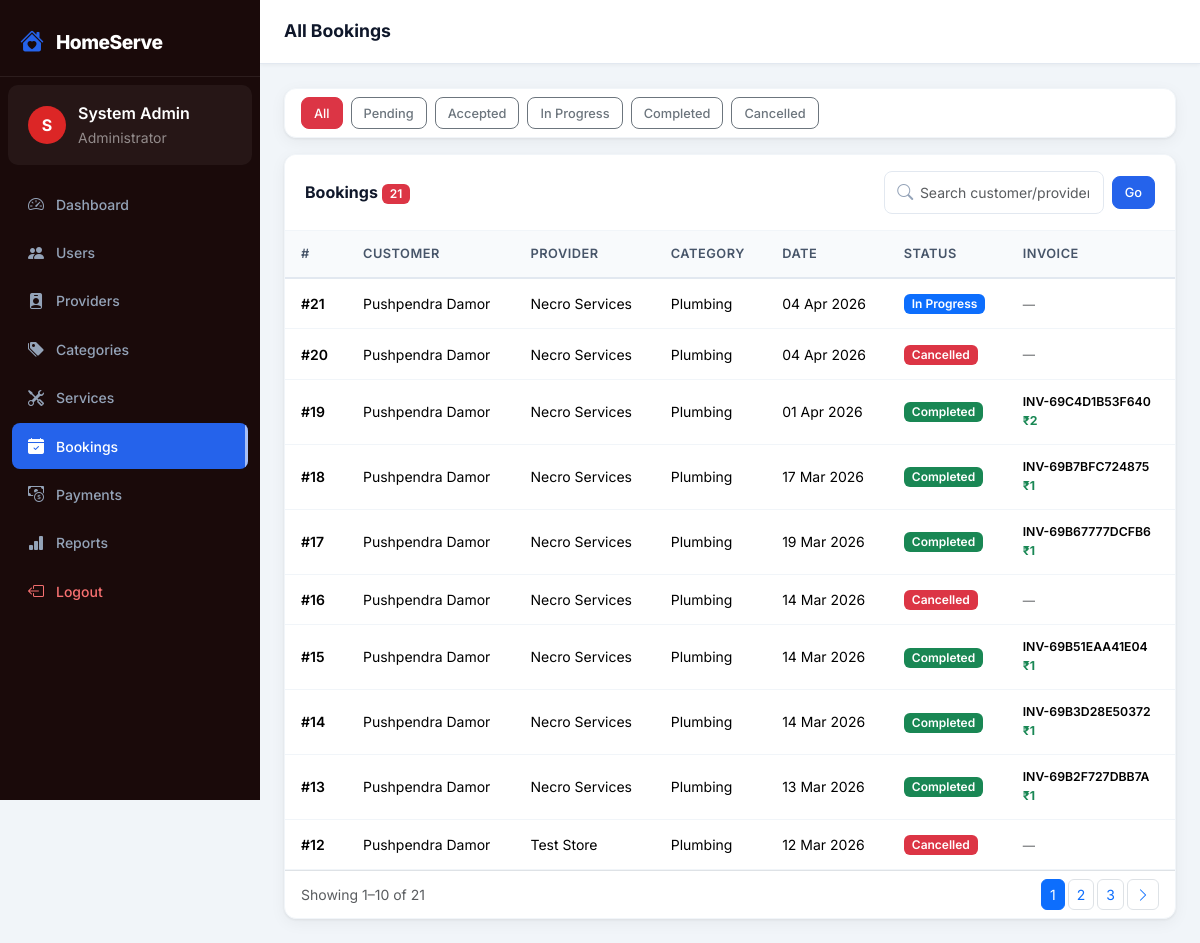
/modules/admin/bookings.php (signed in), run on the app's committed database.
### tables this page shows
CREATE TABLE `bookings` (
  `id` int(11) NOT NULL,
  `customer_id` int(11) NOT NULL,
  `provider_id` int(11) NOT NULL,
  `scheduled_date` date NOT NULL,
  `scheduled_time` time NOT NULL,
  `address` text NOT NULL,
  `notes` text DEFAULT NULL,
  `verified_phone` varchar(20) DEFAULT NULL,
  `status` enum('pending','accepted','in_progress','completed','cancelled') DEFAULT 'pending',
  `cancellation_reason` text DEFAULT NULL,
  `created_at` timestamp NOT NULL DEFAULT current_timestamp(),
  `updated_at` timestamp NOT NULL DEFAULT current_timestamp() ON UPDATE current_timestamp()
);

CREATE TABLE `users` (
  `id` int(11) NOT NULL,
  `name` varchar(100) NOT NULL,
  `email` varchar(150) NOT NULL,
  `phone` varchar(20) DEFAULT NULL,
  `password` varchar(255) NOT NULL,
  `role` enum('customer','admin') DEFAULT 'customer',
  `status` enum('active','suspended') DEFAULT 'active',
  `avatar` varchar(255) DEFAULT NULL,
  `created_at` timestamp NOT NULL DEFAULT current_timestamp(),
  `updated_at` timestamp NOT NULL DEFAULT current_timestamp() ON UPDATE current_timestamp()
);

CREATE TABLE `providers` (
  `id` int(11) NOT NULL,
  `user_id` int(11) NOT NULL,
  `category_id` int(11) NOT NULL,
  `business_name` varchar(150) NOT NULL,
  `bio` text DEFAULT NULL,
  `experience_years` int(11) DEFAULT 0,
  `base_price` decimal(10,2) DEFAULT 0.00,
  `availability_status` enum('available','busy','offline') DEFAULT 'available',
  `approval_status` enum('pending','approved','suspended') DEFAULT 'pending',
  `profile_photo` varchar(255) DEFAULT NULL,
  `address` text DEFAULT NULL,
  `created_at` timestamp NOT NULL DEFAULT current_timestamp(),
  `updated_at` timestamp NOT NULL DEFAULT current_timestamp() ON UPDATE current_timestamp()
);

CREATE TABLE `categories` (
  `id` int(11) NOT NULL,
  `name` varchar(100) NOT NULL,
  `description` text DEFAULT NULL,
  `icon` varchar(50) DEFAULT 'bi-tools',
  `color` varchar(20) DEFAULT '#0d6efd',
  `status` enum('active','inactive') DEFAULT 'active',
  `created_at` timestamp NOT NULL DEFAULT current_timestamp()
);

CREATE TABLE `invoices` (
  `id` int(11) NOT NULL,
  `booking_id` int(11) NOT NULL,
  `invoice_number` varchar(30) NOT NULL,
  `subtotal` decimal(10,2) NOT NULL,
  `tax_rate` decimal(5,2) DEFAULT 0.00,
  `tax_amount` decimal(10,2) DEFAULT 0.00,
  `grand_total` decimal(10,2) NOT NULL,
  `payment_status` enum('unpaid','paid') DEFAULT 'unpaid',
  `generated_at` timestamp NOT NULL DEFAULT current_timestamp()
);

### modules/admin/bookings.php (the view, shortened to what this page needs)
<?php
require_once __DIR__ . '/../../includes/auth.php';
$db = getDB();
$filter  = $_GET['status'] ?? 'all';
$search  = sanitize($_GET['q'] ?? '');
$perPage = 10;
$page    = max(1, (int)($_GET['page'] ?? 1));
$offset  = ($page - 1) * $perPage;
$where = "WHERE 1=1";
$total = $db->query("SELECT COUNT(*) FROM bookings b
    JOIN users uc ON b.customer_id=uc.id
    JOIN providers p ON b.provider_id=p.id
    $where")->fetchColumn();
$totalPages = ceil($total / $perPage);
$bookings = $db->query("SELECT b.*, uc.name as cust_name, p.business_name, c.name as category,
    inv.grand_total, inv.invoice_number
    FROM bookings b JOIN users uc ON b.customer_id=uc.id
    JOIN providers p ON b.provider_id=p.id JOIN categories c ON p.category_id=c.id
    LEFT JOIN invoices inv ON inv.booking_id=b.id
    $where ORDER BY b.created_at DESC
    LIMIT $perPage OFFSET $offset")->fetchAll();
?>
<?php require_once __DIR__ . '/../../includes/header.php'; ?>
<div class="dashboard-wrapper">
<?php require_once __DIR__ . '/../../includes/sidebar_admin.php'; ?>
<div class="main-content">
  <div class="topbar">
    <div class="d-flex align-items-center gap-3">
      <div class="topbar-title">All Bookings</div>
    </div>
  </div>
  <div class="page-content">
    <div class="card mb-3"><div class="card-body py-2">
      <div class="d-flex gap-2 flex-wrap">
        <?php foreach (['all','pending','accepted','in_progress','completed','cancelled'] as $s): ?>
        <a href="?status=<?= $s ?>" class="btn btn-sm <?= $filter===$s ? 'btn-danger' : 'btn-outline-secondary' ?>"><?= ucwords(str_replace('_',' ',$s)) ?></a>
        <?php endforeach; ?>
      </div>
    </div></div>
    <div class="card table-card">
      <div class="card-header d-flex justify-content-between align-items-center">
        <span class="card-title">Bookings <span class="badge bg-danger"><?= $total ?></span></span>
        <form method="GET" class="d-flex gap-2 align-items-center">
          <div class="search-bar"><i class="bi bi-search"></i>
            <input type="text" name="q" class="form-control form-control-sm" placeholder="Search customer/provider..." style="width:220px;padding-left:2.2rem" value="<?= $search ?>">
          </div>
          <button class="btn btn-sm btn-primary">Go</button>
        </form>
      </div>
      <div class="table-responsive">
        <table class="table">
          <thead><tr><th>#</th><th>Customer</th><th>Provider</th><th>Category</th><th>Date</th><th>Status</th><th>Invoice</th></tr></thead>
          <tbody>
          <?php if (empty($bookings)): ?>
          <tr><td colspan="7" class="text-center py-4 text-muted">No bookings.</td></tr>
          <?php else: foreach ($bookings as $b): ?>
          <tr>
            <td class="fw-600">#<?= $b['id'] ?></td>
            <td><?= sanitize($b['cust_name']) ?></td>
            <td><?= sanitize($b['business_name']) ?></td>
            <td><?= sanitize($b['category']) ?></td>
            <td><?= formatDate($b['scheduled_date']) ?></td>
            <td><?= statusBadge($b['status']) ?></td>
            <td>
              <?php if ($b['invoice_number']): ?>
              <div class="small fw-600"><?= $b['invoice_number'] ?></div>
              <div class="text-success fw-700 small"><?= formatCurrency($b['grand_total']) ?></div>
              <?php else: ?><span class="text-muted small">—</span><?php endif; ?>
            </td>
          </tr>
          <?php endforeach; endif; ?>
          </tbody>
        </table>
      </div>
      <?php if ($totalPages > 1): ?>
      <div class="card-body py-2 border-top d-flex justify-content-between align-items-center">
        <span class="text-muted small">Showing <?= $offset+1 ?>–<?= min($offset+$perPage, $total) ?> of <?= $total ?></span>
        <nav><ul class="pagination pagination-sm mb-0 gap-1">
          <?php for ($i=1;$i<=$totalPages;$i++): ?>
          <li class="page-item <?= $i===$page?'active':'' ?>"><a class="page-link rounded" href="?status=<?= $filter ?>&q=<?= urlencode($search) ?>&page=<?= $i ?>"><?= $i ?></a></li>
          <?php endfor; ?>
          <?php if ($page < $totalPages): ?><li class="page-item"><a class="page-link rounded" href="?status=<?= $filter ?>&q=<?= urlencode($search) ?>&page=<?= $page+1 ?>"><i class="bi bi-chevron-right"></i></a></li><?php endif; ?>
        </ul></nav>
      </div>
      <?php endif; ?>
    </div>
  </div>
</div>
</div>
<?php require_once __DIR__ . '/../../includes/footer.php'; ?>

### includes/auth.php (shortened to what this page needs)
<?php
function sanitize($input) {
    return htmlspecialchars(strip_tags(trim($input)), ENT_QUOTES, 'UTF-8');
}
function formatCurrency($amount) {
    return '₹' . number_format($amount, 0);
}
function formatDate($date) {
    return date('d M Y', strtotime($date));
}
function statusBadge($status) {
    $map = [
        'pending'     => 'warning',
        'accepted'    => 'info',
        'in_progress' => 'primary',
        'completed'   => 'success',
        'cancelled'   => 'danger',
        'approved'    => 'success',
        'suspended'   => 'danger',
        'unpaid'      => 'warning',
        'paid'        => 'success',
    ];
    $color = $map[$status] ?? 'secondary';
    $label = ucwords(str_replace('_', ' ', $status));
    return "<span class=\"badge bg-{$color}\">{$label}</span>";
}

### assets/css/main.css (style rules this page uses)
:root { --primary: #2563eb; --primary-dark: #1d4ed8; --primary-light: #eff6ff; --secondary: #7c3aed; --success: #059669; --warning: #d97706; --danger: #dc2626; --sidebar-width: 260px; --sidebar-bg: #0f172a; --sidebar-hover: rgba(255,255,255,0.08); --topbar-height: 64px; --card-shadow: 0 1px 3px rgba(0,0,0,.07), 0 4px 16px rgba(0,0,0,.05); --card-radius: 12px; --transition: all .2s ease; }
* { box-sizing: border-box; }
body { font-family: 'Inter', sans-serif; background: #f1f5f9; color: #1e293b; margin: 0; }
.dashboard-wrapper { display: flex; min-height: 100vh; }
.main-content { flex: 1; margin-left: var(--sidebar-width); min-height: 100vh; display: flex; flex-direction: column; }
.topbar { height: var(--topbar-height); background: #fff; border-bottom: 1px solid #e2e8f0; display: flex; align-items: center; justify-content: space-between; padding: 0 1.5rem; position: sticky; top: 0; z-index: 100; box-shadow: 0 1px 4px rgba(0,0,0,.05); }
.topbar-title { font-size: 1.1rem; font-weight: 700; color: #0f172a; }
.page-content { padding: 1.5rem; flex: 1; }
.card { border: 1px solid #f1f5f9; border-radius: var(--card-radius); box-shadow: var(--card-shadow); background: #fff; }
.card-header { background: #fff; border-bottom: 1px solid #f1f5f9; padding: 1rem 1.25rem; border-radius: var(--card-radius) var(--card-radius) 0 0 !important; }
.card-header .card-title { font-weight: 700; color: #0f172a; margin: 0; font-size: 1rem; }
.table-card .table { margin: 0; }
.table thead th { background: #f8fafc; border-bottom: 2px solid #e2e8f0; font-size: .8rem; font-weight: 600; color: #475569; text-transform: uppercase; letter-spacing: .5px; padding: .85rem 1rem; }
.table tbody td { padding: .85rem 1rem; font-size: .875rem; vertical-align: middle; border-color: #f1f5f9; }
.form-control, .form-select { border-radius: 8px; border: 1.5px solid #e2e8f0; font-size: .875rem; padding: .6rem .875rem; transition: var(--transition); }
.btn { border-radius: 8px; font-weight: 500; font-size: .875rem; transition: var(--transition); }
.btn-primary { background: var(--primary); border-color: var(--primary); }
.btn-sm { padding: .35rem .75rem; font-size: .8rem; }
.badge { font-size: .75rem; font-weight: 600; padding: .35em .65em; border-radius: 6px; }
.search-bar { position: relative; }
.search-bar i { position: absolute; left: .85rem; top: 50%; transform: translateY(-50%); color: #94a3b8; }
.search-bar input { padding-left: 2.5rem; }
.gap-2 { gap: .5rem; }
.page-content { animation: fadeIn .4s ease both; }
.card { animation: fadeInUp .4s ease both; }
tbody tr { animation: fadeIn .3s ease both; }
tbody tr:nth-child(1) { animation-delay: .04s; }
tbody tr:nth-child(2) { animation-delay: .07s; }
tbody tr:nth-child(3) { animation-delay: .10s; }
tbody tr:nth-child(4) { animation-delay: .13s; }
tbody tr:nth-child(5) { animation-delay: .16s; }
tbody tr:nth-child(6) { animation-delay: .19s; }
tbody tr:nth-child(7) { animation-delay: .22s; }
tbody tr:nth-child(8) { animation-delay: .25s; }
tbody tr:nth-child(9) { animation-delay: .28s; }
tbody tr:nth-child(10) { animation-delay: .31s; }
.table tbody tr { transition: background .15s ease, transform .15s ease; }
.btn { position: relative; overflow: hidden; transition: all .2s ease; }
.form-control, .form-select { transition: border-color .2s ease, box-shadow .2s ease, transform .2s ease; }
.badge { animation: scaleIn .3s cubic-bezier(.34,1.56,.64,1) both; }
.topbar { animation: fadeIn .3s ease both; }
.fw-600 { font-weight: 600 !important; }
.fw-700 { font-weight: 700 !important; }

### data on the page
bookings: id "21", customer.name "Pushpendra Damor", provider.business_name "Necro Services", categories.name "Plumbing", scheduled_date "04 Apr 2026", status "In Progress"
bookings: id "20", customer.name "Pushpendra Damor", provider.business_name "Necro Services", categories.name "Plumbing", scheduled_date "04 Apr 2026", status "Cancelled"
bookings: id "19", customer.name "Pushpendra Damor", provider.business_name "Necro Services", categories.name "Plumbing", scheduled_date "01 Apr 2026", status "Completed", invoices.invoice_number "INV-69C4D1B53F640", invoices.grand_total "₹2"
bookings: id "18", customer.name "Pushpendra Damor", provider.business_name "Necro Services", categories.name "Plumbing", scheduled_date "17 Mar 2026", status "Completed", invoices.invoice_number "INV-69B7BFC724875", invoices.grand_total "₹1"
bookings: id "17", customer.name "Pushpendra Damor", provider.business_name "Necro Services", categories.name "Plumbing", scheduled_date "19 Mar 2026", status "Completed", invoices.invoice_number "INV-69B67777DCFB6", invoices.grand_total "₹1"
bookings: id "16", customer.name "Pushpendra Damor", provider.business_name "Necro Services", categories.name "Plumbing", scheduled_date "14 Mar 2026", status "Cancelled"
bookings: id "15", customer.name "Pushpendra Damor", provider.business_name "Necro Services", categories.name "Plumbing", scheduled_date "14 Mar 2026", status "Completed", invoices.invoice_number "INV-69B51EAA41E04", invoices.grand_total "₹1"
bookings: id "14", customer.name "Pushpendra Damor", provider.business_name "Necro Services", categories.name "Plumbing", scheduled_date "14 Mar 2026", status "Completed", invoices.invoice_number "INV-69B3D28E50372", invoices.grand_total "₹1"
bookings: id "13", customer.name "Pushpendra Damor", provider.business_name "Necro Services", categories.name "Plumbing", scheduled_date "13 Mar 2026", status "Completed", invoices.invoice_number "INV-69B2F727DBB7A", invoices.grand_total "₹1"
bookings: id "12", customer.name "Pushpendra Damor", provider.business_name "Test Store", categories.name "Plumbing", scheduled_date "12 Mar 2026", status "Cancelled"

### other printed values
APP_NAME "HomeServe"
substr($_SESSION['name'], 0, 1) "S"
$_SESSION['name'] "System Admin"
str_replace('_',' ',$s) "All"
str_replace('_',' ',$s) "Pending"
str_replace('_',' ',$s) "Accepted"
str_replace('_',' ',$s) "In Progress"
str_replace('_',' ',$s) "Completed"
str_replace('_',' ',$s) "Cancelled"
$total "21"
$offset+1 "1"
min($offset+$perPage, $total) "10"
